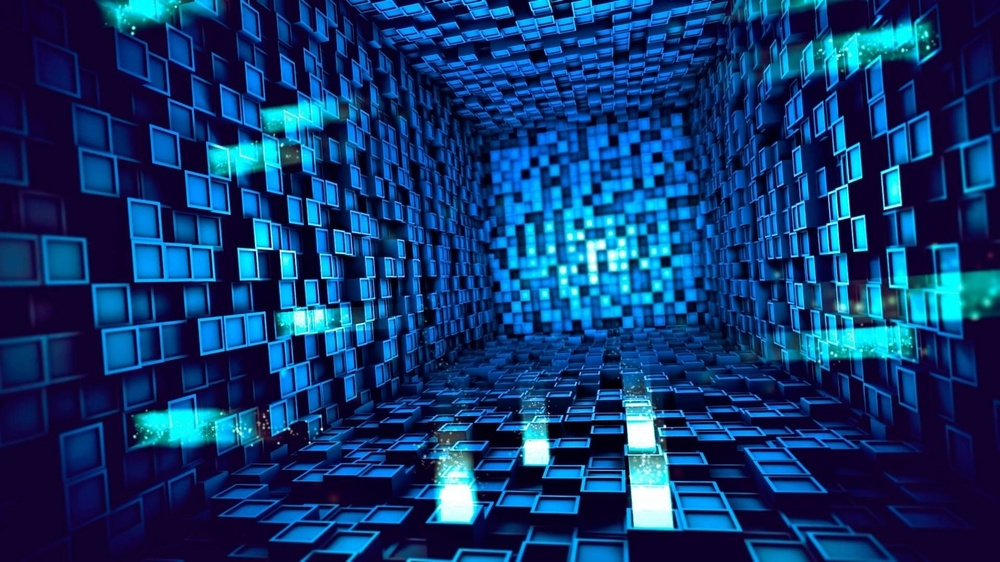
#> input picture FractalPython/test.jpg, 1000 x 562 px, shrunk from 1920 x 1080 before the run
$ python 3.py
#> lines starting #> are read from the running program, lines starting #| are printed output that depends on the picture; after the words box and inside, x2 and y2 are one past the last pixel; in counts of white or black regions, pixels touching at a corner belong together
# -*- coding: utf-8 -*-
"""
Created on Wed Mar  4 11:33:14 2020

@author: Nikita
"""
import random, math
from PIL import Image, ImageDraw #Подключим необходимые библиотеки

def sign(x): # знак числа
        if x > 0:
                return 1
        if x < 0:
                return -1
        return 0
def line(x1, y1, x2, y2):  # рисуем линию из точки (x1,y1) в точку (x2,y2)
        dX = abs(x2 - x1)
        dY = abs(y2 - y1)
        if dX >= dY: # если наклон по X больше Y, то X меняем на 1 и смотрим Y
            if x1 > x2: # если точка 2 правее точки 1, меняем их местами
                    x1, x2 = x2, x1
                    y1, y2 = y2, y1
            err = 0 # накапливаемая "ошибка"
            dErr = dY
            y = y1
            dirY = sign(y2 - y1)
            for x in range(x1, x2 + 1):
                    draw.point((x,y),(0,0,0))
                    err += dErr
                    if err + err >= dX:
                            y += dirY
                            err -= dX
        else: # если наклон по Y больше, то, наоборот, Y меняем на 1 и смотрим X
            if y1 > y2: # если точка 2 ближе точки 1, меняем их местами
                    x1, x2 = x2, x1
                    y1, y2 = y2, y1
            err = 0 # накапливаемая "ошибка"
            dErr = dX
            x = x1
            dirX = sign(x2 - x1)
            for y in range(y1, y2 + 1):
                    draw.point((x,y),(0,0,0))
                    err += dErr
                    if err + err >= dY:
                            x += dirX
                            err -= dY


class turtle:
    def __init__(self,x,y,a,f,k):
        self.x = x
        self.y = y
        self.a = a
        self.f = f
        self.k = k

        def forward(x,y,a,f):
            x1 = round(x + a*math.cos(f*3.14/180))
            y1 = round(y + a*math.sin(f*3.14/180))
            line(x,y,x1,y1)
            self.x = x1
            self.y = y1

        def req(x,y,a,k,f):

            if k == 1:
                forward(x,y,a,f)
            else:
                forward(x,y,a*2/3,f)
                f = f + 30
                req(self.x,self.y,a/2,k-1,f)
                f = f - 30
                forward(x,y,a/3,f)
                f = f - 20
                req(self.x,self.y,a/2,k-1,f)
                f = f + 20

        req(self.x,self.y,self.a,self.k,self.f)


image = Image.open("test.jpg") #Открываем изображение
#> image is the input picture: PIL image 1000x562 RGB; mean R, G, B 15.2, 56.9, 111.1
draw = ImageDraw.Draw(image) #Создаем инструмент для рисования
width  = image.size[0] #Определяем ширину
#> width = 1000
height = image.size[1] #Определяем высоту
#> height = 562
pix = image.load() #Выгружаем значения пикселей
for x in range(width):
        for y in range(height):
                draw.point((x, y), (255, 255, 255))


turtle1 = turtle(width//2,0,1000,90,10)
#> after the loop in line, `for y in range(y1, y2 + 1):`: err = 1; x = 501
image.show()
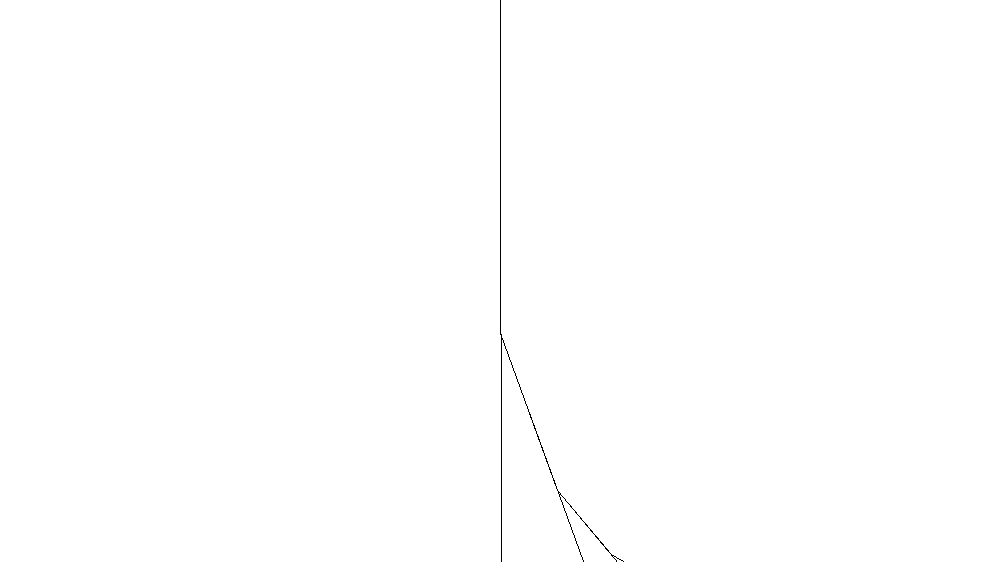
#> shown: PIL image 1000x562 RGB; 99.8% white; black in thin lines or dots, all inside (x1, y1, x2, y2) = (500, 0, 624, 562)
#image.save("result.jpg")
del draw
